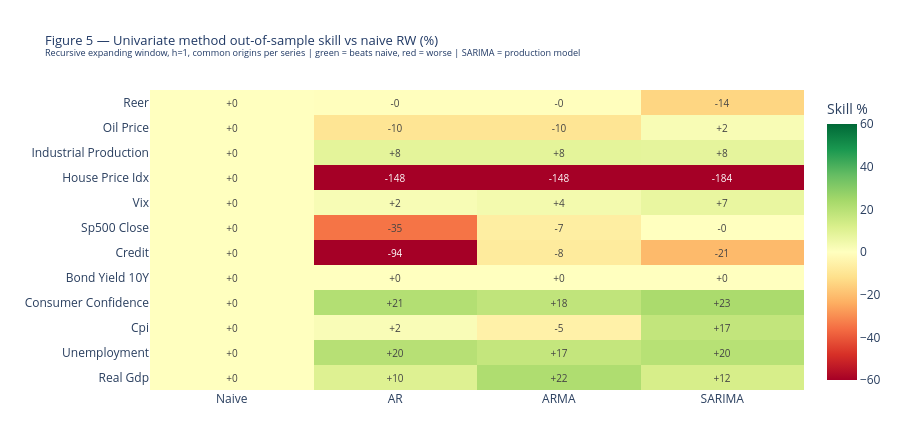

Write notebook code for a chart like this one.
### Markdown cell above
## **7: Multiple Univariate Forecasting Methods — Out-of-Sample Horse Race**

Section 6 validates the production SARIMA against a naive random walk. This section widens that to a single-family parsimony ladder — **naive random walk, AR, ARMA, and SARIMA** — raced on an identical recursive out-of-sample design, so the choice of SARIMA as the Stage-A forecaster is justified empirically rather than assumed. AR and ARMA are non-seasonal ARIMA$(p,d,0)$ and $(p,d,q)$; their orders are selected once on the fitting sample exactly as the production SARIMA order is, then re-estimated recursively. Ranking is by realised out-of-sample accuracy, which — unlike in-sample AIC across transforms — is not subject to the change-of-variables Jacobian caveat. Production forecasts are unchanged.

### Code cell
# ── Multiple univariate forecasting methods — out-of-sample horse race ─────────
# The production Stage-A forecaster is SARIMA (Sections 2-4); this section does NOT
# change those forecasts. It JUSTIFIES the choice by racing SARIMA against a compact
# parsimony ladder of univariate methods under an identical recursive OOS design:
#     Naive (random walk)  ->  AR  ->  ARMA  ->  SARIMA
#
# Design (audit notes):
#   * Same expanding-window, h=1 origins and the same COVID-dropped fitting series as
#     Section 6, so every method is graded on the same target quarters.
#   * Every method is scored on a COMMON origin set per series (an origin is kept only
#     if all methods return a finite forecast) -> RMSEs are directly comparable and the
#     HLN-corrected Diebold-Mariano test is valid.
#   * AR   = non-seasonal ARIMA(p,d,0);  ARMA = non-seasonal ARIMA(p,d,q). Their orders
#     are selected once on df_hist (exactly as the production SARIMA order is) and then
#     re-estimated recursively at each origin, so all model-based methods share one
#     information set. AR/ARMA/ETS run on the raw level; SARIMA on its production
#     AIC-selected transform (so its column reproduces the Section 6 table).
#   * Selection here is by realised OOS accuracy, NOT by AIC across transforms, so this
#     cross-method comparison is immune to the change-of-variables (Jacobian) caveat
#     that applies to the in-sample transform selection.

from pmdarima import auto_arima

METHOD_ORDER = ['Naive', 'AR', 'ARMA', 'SARIMA']

# AR / ARMA orders selected once per series on df_hist (mirrors the production SARIMA
# order selection), cached, then re-estimated recursively inside the backtest.
_simple_orders = {}
def _select_simple_orders(var):
    if var in _simple_orders:
        return _simple_orders[var]
    y = df_hist[var].dropna().astype(float)
    common = dict(seasonal=False, max_p=4, max_d=2, stepwise=True,
                  suppress_warnings=True, error_action='ignore')
    ar_o   = auto_arima(y, start_q=0, max_q=0, **common).order          # ARIMA(p,d,0)
    arma_o = auto_arima(y, start_q=0, max_q=3, **common).order          # ARIMA(p,d,q)
    _simple_orders[var] = (ar_o, arma_o)
    return ar_o, arma_o

def _f_arima(train, order):
    r = SARIMAX(train, order=order, enforce_stationarity=False,
                enforce_invertibility=False).fit(disp=False, maxiter=50)
    return float(np.asarray(r.forecast(1).iloc[-1]).ravel()[-1])


def _f_sarima(train, order, sorder, tf_name):
    yt, inv = _train_transform(train, tf_name)   # production transform, refit per origin
    r = SARIMAX(yt, order=order, seasonal_order=sorder,
                enforce_stationarity=False, enforce_invertibility=False
                ).fit(disp=False, maxiter=50)
    return float(np.asarray(inv(r.forecast(1).iloc[-1])).ravel()[-1])

def method_horse_race(var, min_train=BACKTEST_MIN_TRAIN):
    """Recursive expanding-window, 1-step OOS forecasts for every method on a common
    origin set. Returns {method: error_array} and the number of common origins."""
    res = results[var]
    order, sorder, tf = res['order'], res['seasonal_order'], res['transformation']
    ar_o, arma_o = _select_simple_orders(var)
    s = df_hist[var].dropna(); qi = s.index
    start = min(min_train, max(40, len(s) - 24))
    fc = {mm: [] for mm in METHOD_ORDER}; act = []
    for t in range(start, len(s)):
        tr = s.iloc[:t]; a = float(s.iloc[t])
        if (qi[t].to_period('Q') - qi[t - 1].to_period('Q')).n != 1:   # gap guard (COVID join)
            continue
        fc['Naive'].append(float(tr.iloc[-1]))
        for mm, od in (('AR', ar_o), ('ARMA', arma_o)):
            try:
                fc[mm].append(_f_arima(tr, od))
            except Exception:
                fc[mm].append(np.nan)
        try:
            fc['SARIMA'].append(_f_sarima(tr, order, sorder, tf))
        except Exception:
            fc['SARIMA'].append(np.nan)
        act.append(a)
    A = np.array(act); Fc = {mm: np.array(fc[mm]) for mm in METHOD_ORDER}
    common = np.all([np.isfinite(Fc[mm]) for mm in METHOD_ORDER], axis=0)
    A = A[common]
    return {mm: A - Fc[mm][common] for mm in METHOD_ORDER}, int(common.sum())

# ── Run the race for every forecast series ──────────────────────────────────────
print('Univariate method horse race | recursive expanding | h=1 | '
      'skill = 100*(1 - RMSE/RMSE_naive) | HLN-DM vs naive\n')
race_rows, race_errors = [], {}
for var in RAW_TO_FORECAST:
    if var not in results:
        continue
    E, n = method_horse_race(var)
    if n < 3:
        continue
    race_errors[var] = E
    rmse  = {mm: float(np.sqrt(np.mean(E[mm] ** 2))) for mm in METHOD_ORDER}
    skill = {mm: 100 * (1 - rmse[mm] / rmse['Naive']) if rmse['Naive'] else np.nan
             for mm in METHOD_ORDER}
    best = min(METHOD_ORDER, key=lambda k: rmse[k])
    _, p_sar = dm_hln(E['Naive'], E['SARIMA'])    # SARIMA vs naive (two-sided)
    _, p_bst = dm_hln(E['SARIMA'], E[best])        # best vs SARIMA (two-sided)
    tag = 'Yes' if best == 'SARIMA' else ('~' if (np.isfinite(p_bst) and p_bst > DM_ALPHA) else 'No')
    ratio = rmse['SARIMA'] / rmse[best] if rmse[best] else np.nan   # >1 => SARIMA worse than best
    row = {'Variable': var, 'n': n, 'Best method': best, 'SARIMA=best?': tag,
           'SARIMA vs naive p': round(p_sar, 4) if np.isfinite(p_sar) else None,
           'ratio_vs_best': ratio}
    for mm in METHOD_ORDER:
        row[mm] = round(skill[mm], 1)
    race_rows.append(row)

race = pd.DataFrame(race_rows)
show = ['Variable', 'n'] + METHOD_ORDER + ['Best method', 'SARIMA=best?', 'SARIMA vs naive p']
print('OOS skill vs naive RW (%, higher = better; Naive = 0 by construction):')
print(race[show].to_string(index=False))
print("\n  'SARIMA=best?':  Yes = SARIMA has the lowest OOS RMSE | "
      f"~ = a method edges it but the HLN-DM gap is not significant at {DM_ALPHA:.0%} | "
      "No = another method is significantly better")
n_best = int((race['Best method'] == 'SARIMA').sum())
n_sig  = int((race['SARIMA=best?'] == 'No').sum())
material = race.loc[race['ratio_vs_best'] > 1.5, ['Variable', 'Best method', 'ratio_vs_best']]
print(f"\n  SARIMA has the lowest OOS RMSE on {n_best}/{len(race)} series. On the other "
      f"{len(race) - n_best}, another method is lower; the gap is statistically "
      f"significant (HLN-DM, {DM_ALPHA:.0%}) on {n_sig} of them.")
if not material.empty:
    lst = ', '.join(f"{r['Variable']} ({r['Best method']}, {r['ratio_vs_best']:.1f}x)"
                    for _, r in material.iterrows())
    print(f"  Materiality caveat: statistical non-significance here is partly a power "
          f"issue (heavy-tailed h=1 errors, n<=75). SARIMA's OOS RMSE is >1.5x the best "
          f"method's on: {lst}. These are candidates for a per-series production model.")

# ── Export comparison table (CSV + booktabs LaTeX) ──────────────────────────────
try:
    LOCAL_OUTPUT.mkdir(parents=True, exist_ok=True)
    rp = LOCAL_OUTPUT / 'univariate_methods_OOS_US.csv'
    race[show].to_csv(rp, index=False); print(f'\nMethod comparison -> {rp}')
except Exception as e:
    print(f'\n(method CSV not written: {e})')

def race_to_latex(df):
    cols = METHOD_ORDER
    head = ' & '.join(['Variable'] + cols + ['Best']) + r' \\'
    out = [r'\begin{tabular}{l' + 'r' * len(cols) + 'l}', r'  \toprule', '  ' + head, r'  \midrule']
    for _, r in df.iterrows():
        vals = ' & '.join(f"${r[m]}$" for m in cols)
        out.append('  {} & {} & {} \\\\'.format(
            r['Variable'].replace('_', r'\_'), vals, r['Best method']))
    out += [r'  \bottomrule', r'\end{tabular}']
    return '\n'.join(out)
try:
    tp = LOCAL_OUTPUT / 'univariate_methods_OOS_US.tex'
    tp.write_text(race_to_latex(race)); print(f'LaTeX table    -> {tp}')
except Exception as e:
    print(f'(LaTeX not written: {e})')

# ── Figure 5 — OOS skill heatmap (methods x series) ─────────────────────────────
z = race[METHOD_ORDER].values.astype(float)
ylab = [v.replace('us_', '').replace('_', ' ').title() for v in race['Variable']]
fig5 = go.Figure(go.Heatmap(
    z=z, x=METHOD_ORDER, y=ylab, zmid=0, colorscale='RdYlGn',
    text=[[f'{v:+.0f}' for v in r] for r in z], texttemplate='%{text}',
    textfont=dict(size=10), colorbar=dict(title='Skill %'),
    zmin=-60, zmax=60))
fig5.update_layout(
    title=dict(text='Figure 5 \u2014 Univariate method out-of-sample skill vs naive RW (%)<br>'
                    '<sup>Recursive expanding window, h=1, common origins per series | '
                    'green = beats naive, red = worse | SARIMA = production model</sup>',
               font=dict(size=13, color=NAVY)),
    template=TEMPLATE, height=430, margin=dict(t=90, b=40, l=150, r=20))
fig5.show()

### Figure 1 — Plotly figure (JSON) as saved in the notebook; plotly's stock layout.template omitted (floating-point values rounded to 4 significant figures)
{"data": [{"colorbar": {"title": {"text": "Skill %"}}, "colorscale": [[0, "rgb(165,0,38)"], [0.1, "rgb(215,48,39)"], [0.2, "rgb(244,109,67)"], [0.3, "rgb(253,174,97)"], [0.4, "rgb(254,224,139)"], [0.5, "rgb(255,255,191)"], [0.6, "rgb(217,239,139)"], [0.7, "rgb(166,217,106)"], [0.8, "rgb(102,189,99)"], [0.9, "rgb(26,152,80)"], [1, "rgb(0,104,55)"]], "text": [["+0", "+10", "+22", "+12"], ["+0", "+20", "+17", "+20"], ["+0", "+2", "-5", "+17"], ["+0", "+21", "+18", "+23"], ["+0", "+0", "+0", "+0"], ["+0", "-94", "-8", "-21"], ["+0", "-35", "-7", "-0"], ["+0", "+2", "+4", "+7"], ["+0", "-148", "-148", "-184"], ["+0", "+8", "+8", "+8"], ["+0", "-10", "-10", "+2"], ["+0", "-0", "-0", "-14"]], "textfont": {"size": 10}, "texttemplate": "%{text}", "type": "heatmap", "x": ["Naive", "AR", "ARMA", "SARIMA"], "y": ["Real Gdp", "Unemployment", "Cpi", "Consumer Confidence", "Bond Yield 10Y", "Credit", "Sp500 Close", "Vix", "House Price Idx", "Industrial Production", "Oil Price", "Reer"], "z": [[0, 10.4, 21.8, 12.4], [0, 20.1, 17, 19.9], [0, 1.9, -5.3, 17.3], [0, 20.9, 18, 22.9], [0, 0, 0, 0], [0, -94.5, -7.8, -21.2], [0, -34.8, -6.6, 0], [0, 2.4, 3.9, 7.1], [0, -148.3, -148.3, -184.5], [0, 8.5, 8.5, 8.1], [0, -9.9, -9.9, 2.3], [0, -0.5, -0.5, -14.5]], "zmax": 60, "zmid": 0, "zmin": -60}], "layout": {"height": 430, "margin": {"b": 40, "l": 150, "r": 20, "t": 90}, "title": {"font": {"color": "#1F3864", "size": 13}, "text": "Figure 5 — Univariate method out-of-sample skill vs naive RW (%)<br><sup>Recursive expanding window, h=1, common origins per series | green = beats naive, red = worse | SARIMA = production model</sup>"}}}
